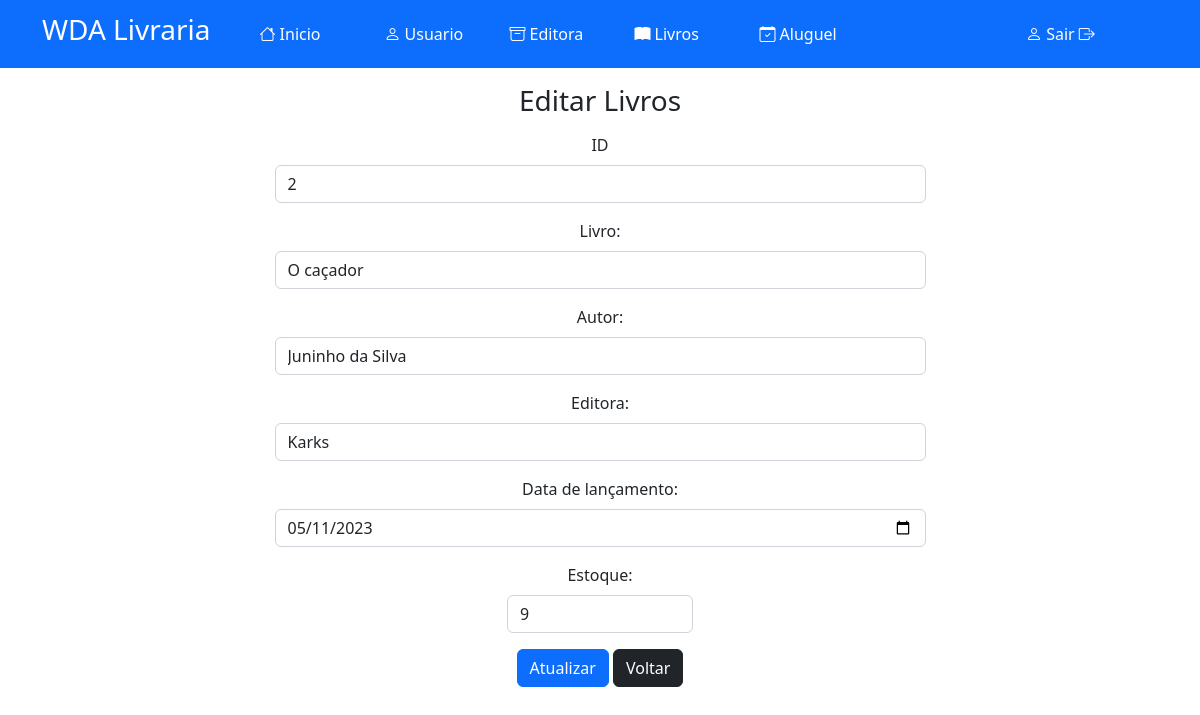
Page /index.php?menuop=editar-livro&idLivro=2 (signed in) on the committed database.
### tables this page shows
CREATE TABLE `tblivro` (
  `idLivro` int(11) NOT NULL,
  `nomeLivro` varchar(150) NOT NULL,
  `autorLivro` varchar(150) NOT NULL,
  `editoraLivro` varchar(150) NOT NULL,
  `dataLivro` date NOT NULL,
  `estoqueLivro` int(11) NOT NULL,
  `alugadoLivro` int(10) NOT NULL
);

### paginas/livro/editar-livro.php (the view, shortened to what this page needs)
<?php
$idLivro = $_GET["idLivro"];
$sql = "SELECT * FROM tblivro WHERE idLivro= {$idLivro}";
$rs = $conexao -> query($sql);
$dados = $rs -> fetch_assoc();
?>
<center>
<header class="mb-3 mt-3">
    <h3>Editar Livros</h3>
</header>
<div>
    <form action="index.php?menuop=atualizar-livro" method="POST">
        <div class="mb-3 col-7">
            <label class="form-label" for="idLivro">ID</label>
            <input class="form-control" type="text" name="idLivro" value="<?=$dados["idLivro"]?>">
        </div>
        <div class="mb-3 col-7">
            <label class="form-label" for="nomeLivro">Livro:</label>
            <input class="form-control" type="text" name="nomeLivro" value="<?=$dados["nomeLivro"]?>">
        </div>
        <div class="mb-3 col-7">
            <label class="form-label" for="autorLivro">Autor:</label>
            <input class="form-control" type="text" name="autorLivro" value="<?=$dados["autorLivro"]?>">
        </div>
        <div class="mb-3 col-7">
            <label class="form-label" for="editoraLivro">Editora:</label>
            <select class="form-control" name="editoraLivro">
                    <option selected><?=$dados["editoraLivro"]?></option>
                </select>
        </div>
        <div class="mb-3 col-7">
            <label class="form-label" for="dataLivro">Data de lançamento:</label>
            <input class="form-control" type="date" name="dataLivro" value="<?=$dados["dataLivro"]?>">
        </div>
        <div class="mb-3 col-2">
            <label class="form-label" for="estoqueLivro">Estoque:</label>
            <input class="form-control" type="number" name="estoqueLivro" value="<?=$dados["estoqueLivro"]?>">
        </div>
        <div>
            <input class="btn btn-primary" type="submit" value = "Atualizar" name="btnAtualizar">
            <a href="?menuop=livro" class="btn btn-dark">Voltar</a>
        </div>
    </form>
</div>
</center>

### style.css (style rules this page uses)
* { margin: 0px; padding: 0px; }
body { background-color: rgb(228, 228, 228); }

### index.php (style rules this page uses)
body { background-color: #fff; }

### rows in the picture
tblivro: idLivro "2", nomeLivro "O caçador", autorLivro "Juninho da Silva", editoraLivro "Karks", dataLivro "05/11/2023", estoqueLivro "9"
